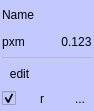
<?xml version="1.0" encoding="UTF-8"?>
<ui version="4.0">
 <class>Form</class>
 <widget class="QWidget" name="Form">
  <property name="enabled">
   <bool>true</bool>
  </property>
  <property name="geometry">
   <rect>
    <x>0</x>
    <y>0</y>
    <width>94</width>
    <height>111</height>
   </rect>
  </property>
  <property name="sizePolicy">
   <sizepolicy hsizetype="Minimum" vsizetype="Minimum">
    <horstretch>0</horstretch>
    <verstretch>0</verstretch>
   </sizepolicy>
  </property>
  <property name="windowTitle">
   <string>Form</string>
  </property>
  <property name="autoFillBackground">
   <bool>false</bool>
  </property>
  <property name="styleSheet">
   <string notr="true">background-color:#C3C9FF; color:black</string>
  </property>
  <layout class="QVBoxLayout" name="verticalLayout">
   <property name="spacing">
    <number>0</number>
   </property>
   <property name="leftMargin">
    <number>0</number>
   </property>
   <property name="topMargin">
    <number>0</number>
   </property>
   <property name="rightMargin">
    <number>0</number>
   </property>
   <property name="bottomMargin">
    <number>0</number>
   </property>
   <item>
    <widget class="QWidget" name="widget" native="true">
     <property name="minimumSize">
      <size>
       <width>0</width>
       <height>0</height>
      </size>
     </property>
     <property name="layoutDirection">
      <enum>Qt::LayoutDirection::LeftToRight</enum>
     </property>
     <layout class="QVBoxLayout" name="verticalLayout_2">
      <property name="spacing">
       <number>2</number>
      </property>
      <property name="leftMargin">
       <number>2</number>
      </property>
      <property name="topMargin">
       <number>2</number>
      </property>
      <property name="rightMargin">
       <number>2</number>
      </property>
      <property name="bottomMargin">
       <number>2</number>
      </property>
      <item>
       <widget class="QLabel" name="label">
        <property name="font">
         <font>
          <pointsize>9</pointsize>
         </font>
        </property>
        <property name="text">
         <string>Name</string>
        </property>
        <property name="alignment">
         <set>Qt::AlignmentFlag::AlignLeading|Qt::AlignmentFlag::AlignLeft|Qt::AlignmentFlag::AlignVCenter</set>
        </property>
       </widget>
      </item>
      <item>
       <layout class="QHBoxLayout" name="horizontalLayout_3">
        <property name="spacing">
         <number>0</number>
        </property>
        <property name="leftMargin">
         <number>0</number>
        </property>
        <property name="topMargin">
         <number>0</number>
        </property>
        <property name="rightMargin">
         <number>0</number>
        </property>
        <property name="bottomMargin">
         <number>0</number>
        </property>
        <item alignment="Qt::AlignmentFlag::AlignLeft">
         <widget class="QLabel" name="label_region">
          <property name="sizePolicy">
           <sizepolicy hsizetype="Preferred" vsizetype="Preferred">
            <horstretch>0</horstretch>
            <verstretch>0</verstretch>
           </sizepolicy>
          </property>
          <property name="font">
           <font>
            <pointsize>9</pointsize>
           </font>
          </property>
          <property name="text">
           <string>pxm</string>
          </property>
          <property name="alignment">
           <set>Qt::AlignmentFlag::AlignCenter</set>
          </property>
         </widget>
        </item>
        <item alignment="Qt::AlignmentFlag::AlignRight">
         <widget class="QLabel" name="label_flowrate">
          <property name="sizePolicy">
           <sizepolicy hsizetype="Expanding" vsizetype="Preferred">
            <horstretch>0</horstretch>
            <verstretch>0</verstretch>
           </sizepolicy>
          </property>
          <property name="font">
           <font>
            <pointsize>9</pointsize>
           </font>
          </property>
          <property name="text">
           <string>0.123</string>
          </property>
          <property name="textFormat">
           <enum>Qt::TextFormat::AutoText</enum>
          </property>
          <property name="alignment">
           <set>Qt::AlignmentFlag::AlignCenter</set>
          </property>
         </widget>
        </item>
       </layout>
      </item>
      <item>
       <widget class="Line" name="line">
        <property name="styleSheet">
         <string notr="true">color: #B7B7B7</string>
        </property>
        <property name="frameShadow">
         <enum>QFrame::Shadow::Plain</enum>
        </property>
        <property name="lineWidth">
         <number>1</number>
        </property>
        <property name="orientation">
         <enum>Qt::Orientation::Horizontal</enum>
        </property>
       </widget>
      </item>
      <item>
       <layout class="QHBoxLayout" name="horizontalLayout_2">
        <property name="leftMargin">
         <number>0</number>
        </property>
        <property name="topMargin">
         <number>0</number>
        </property>
        <property name="rightMargin">
         <number>0</number>
        </property>
        <property name="bottomMargin">
         <number>0</number>
        </property>
        <item alignment="Qt::AlignmentFlag::AlignLeft">
         <widget class="QToolButton" name="toolButton_modify">
          <property name="sizePolicy">
           <sizepolicy hsizetype="Minimum" vsizetype="Minimum">
            <horstretch>0</horstretch>
            <verstretch>0</verstretch>
           </sizepolicy>
          </property>
          <property name="font">
           <font>
            <pointsize>9</pointsize>
           </font>
          </property>
          <property name="toolTip">
           <string>Modify this dataset in Analysis View</string>
          </property>
          <property name="text">
           <string>edit</string>
          </property>
          <property name="icon">
           <iconset theme="tools-wizard"/>
          </property>
          <property name="toolButtonStyle">
           <enum>Qt::ToolButtonStyle::ToolButtonTextBesideIcon</enum>
          </property>
          <property name="autoRaise">
           <bool>true</bool>
          </property>
         </widget>
        </item>
       </layout>
      </item>
      <item>
       <layout class="QHBoxLayout" name="horizontalLayout">
        <property name="spacing">
         <number>0</number>
        </property>
        <property name="sizeConstraint">
         <enum>QLayout::SizeConstraint::SetDefaultConstraint</enum>
        </property>
        <property name="leftMargin">
         <number>0</number>
        </property>
        <property name="topMargin">
         <number>0</number>
        </property>
        <property name="rightMargin">
         <number>0</number>
        </property>
        <item>
         <widget class="QCheckBox" name="checkBox">
          <property name="sizePolicy">
           <sizepolicy hsizetype="Minimum" vsizetype="Fixed">
            <horstretch>0</horstretch>
            <verstretch>0</verstretch>
           </sizepolicy>
          </property>
          <property name="toolTip">
           <string>Use this dataset</string>
          </property>
          <property name="layoutDirection">
           <enum>Qt::LayoutDirection::LeftToRight</enum>
          </property>
          <property name="text">
           <string/>
          </property>
          <property name="checked">
           <bool>true</bool>
          </property>
          <property name="tristate">
           <bool>false</bool>
          </property>
         </widget>
        </item>
        <item>
         <spacer name="horizontalSpacer">
          <property name="orientation">
           <enum>Qt::Orientation::Horizontal</enum>
          </property>
          <property name="sizeHint" stdset="0">
           <size>
            <width>0</width>
            <height>20</height>
           </size>
          </property>
         </spacer>
        </item>
        <item>
         <widget class="QToolButton" name="toolButton_toggle">
          <property name="sizePolicy">
           <sizepolicy hsizetype="Minimum" vsizetype="Minimum">
            <horstretch>0</horstretch>
            <verstretch>0</verstretch>
           </sizepolicy>
          </property>
          <property name="toolTip">
           <string>Enable/Disable all filters and plots for this dataset</string>
          </property>
          <property name="text">
           <string>r</string>
          </property>
          <property name="icon">
           <iconset theme="object-rows"/>
          </property>
          <property name="autoRaise">
           <bool>true</bool>
          </property>
         </widget>
        </item>
        <item>
         <spacer name="horizontalSpacer_2">
          <property name="orientation">
           <enum>Qt::Orientation::Horizontal</enum>
          </property>
          <property name="sizeHint" stdset="0">
           <size>
            <width>0</width>
            <height>20</height>
           </size>
          </property>
         </spacer>
        </item>
        <item>
         <widget class="QToolButton" name="toolButton_opt">
          <property name="sizePolicy">
           <sizepolicy hsizetype="Minimum" vsizetype="Fixed">
            <horstretch>0</horstretch>
            <verstretch>0</verstretch>
           </sizepolicy>
          </property>
          <property name="toolTip">
           <string>Dataset options</string>
          </property>
          <property name="text">
           <string>...</string>
          </property>
          <property name="icon">
           <iconset theme="preferences-activities"/>
          </property>
          <property name="popupMode">
           <enum>QToolButton::ToolButtonPopupMode::InstantPopup</enum>
          </property>
          <property name="toolButtonStyle">
           <enum>Qt::ToolButtonStyle::ToolButtonIconOnly</enum>
          </property>
          <property name="autoRaise">
           <bool>true</bool>
          </property>
          <property name="arrowType">
           <enum>Qt::ArrowType::NoArrow</enum>
          </property>
         </widget>
        </item>
       </layout>
      </item>
     </layout>
    </widget>
   </item>
  </layout>
 </widget>
 <resources/>
 <connections/>
</ui>
